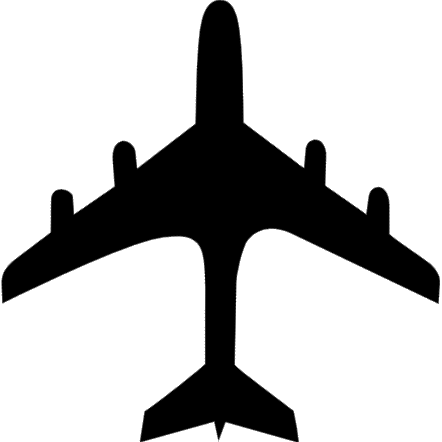
#> input picture PythonVenvNonsense/ImageManagement/plane.png, 442 x 442 px
$ python wip.py
#> lines starting #> are read from the running program, lines starting #| are printed output that depends on the picture; after the words box and inside, x2 and y2 are one past the last pixel; in counts of white or black regions, pixels touching at a corner belong together
from pathlib import Path
from PIL import Image

# --- inputs / settings ---
INPUT_PNG = "plane.png"
OUT_DIR = Path("360")

THRESH = 180          # your main threshold (same as before)
FINAL_SIZE = (32, 32) # final mask size
RETHRESH = 128        # re-threshold after resizing (adjust if needed)

# --- load base image ---
img = Image.open(INPUT_PNG).convert("L")  # grayscale

# --- make output folder ---
OUT_DIR.mkdir(exist_ok=True)

for deg in range(360):
    # 1) rotate the grayscale image
    # fillcolor=255 keeps background white after rotation
    rot = img.rotate(
        deg,
        resample=Image.Resampling.BICUBIC,
        expand=True,
        fillcolor=255
    )

    # 2) threshold to 1-bit (rough mask at rotated size)
    bw = rot.point(lambda p: 255 if p > THRESH else 0, mode="1")

    # 3) resize to 32x32 (resize in grayscale, then force 1-bit again)
    g = bw.convert("L")
    g32 = g.resize(FINAL_SIZE, resample=Image.Resampling.LANCZOS)
    bw32 = g32.point(lambda p: 255 if p > RETHRESH else 0, mode="1")

    # 4) save PBM
    out_path = OUT_DIR / f"plane_{deg:03d}.pbm"
    bw32.save(out_path)
#> this loop made 360 passes
#> pass 1, `bw = rot.point(lambda p: 255 if p > THRESH else 0, mode="1")`:
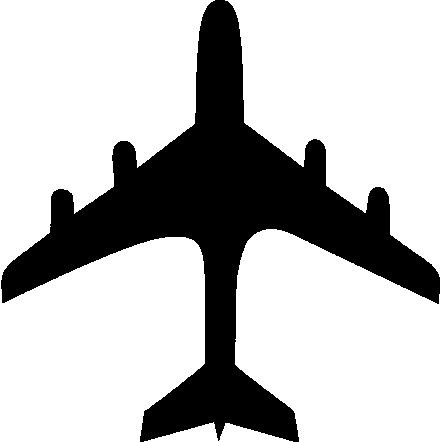
#> bw: PIL image 442x442 1; 74% white; 1 black region, box (x1, y1, x2, y2) and area: (1, 0, 440, 442) 50698
#> pass 1, `g32 = g.resize(FINAL_SIZE, resample=Image.Resampling.LANCZOS)`:
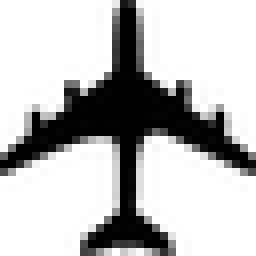
#> g32: PIL image 32x32 L (shown 8 times larger); min 0, max 255, mean 188.5
#> pass 1, `bw32 = g32.point(lambda p: 255 if p > RETHRESH else 0, mode="1")`:
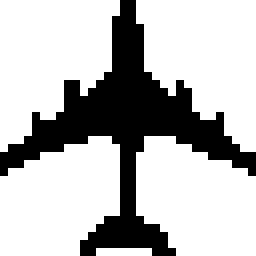
#> bw32: PIL image 32x32 1 (shown 8 times larger); 73.5% white; 1 black region, box (x1, y1, x2, y2) and area: (0, 0, 32, 32) 271
#> pass 2, `rot = img.rotate( deg, resample=Image.Resampling.BICUBIC, expand=True,..`:
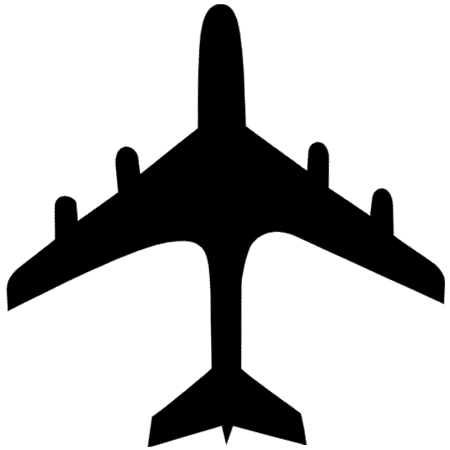
#> rot: PIL image 450x450 L; min 0, max 255, mean 192
#> after the loop:
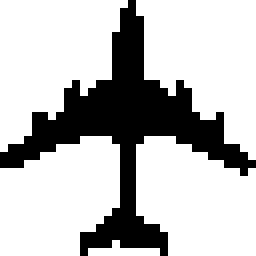
#> bw32: PIL image 32x32 1 (shown 8 times larger); 74.6% white; 1 black region, box (x1, y1, x2, y2) and area: (0, 0, 32, 32) 260

print(f"OK: wrote 360 masks to: {OUT_DIR.resolve()}")
